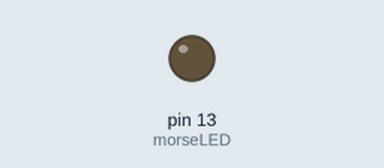
This sketch was run on a simulated Arduino Uno, built with avr-gcc and run on an emulated ATmega328P. Parts: output pins drawn as LEDs (lit = HIGH).

Above: at 0.5 s.
At 13.1 s:
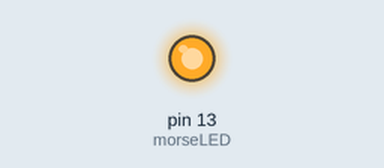
Timing chart, 0 to 13.5 s (numbered marks = the images above):
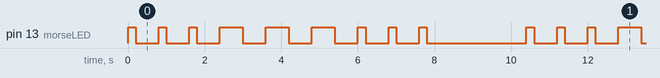

Measured:
- by itself, pin 13 (morseLED): repeats every 10.4 s: 2 × (LOW 0.60 s, HIGH 0.20 s), 3 × (LOW 0.60 s, HIGH 0.60 s), 3 × (LOW 0.60 s, HIGH 0.20 s), LOW 2.6 s, HIGH 0.20 s
- by itself, everything shown: repeats every 10.4 s, in 18 steps

The sketch:

Morse_Code_XV_Arduino.ino
```cpp
int morseLED;

void setup() {
  // put your setup code here, to run once:
  morseLED = 13;
  pinMode(morseLED, OUTPUT);
}

void loop() {
  digitalWrite(morseLED, HIGH);
  delay(200);
  digitalWrite(morseLED, LOW);
  delay (600);
  digitalWrite(morseLED, HIGH);
  delay(200);
  digitalWrite(morseLED, LOW);
  delay (600);
  digitalWrite(morseLED, HIGH);
  delay(200);
  digitalWrite(morseLED, LOW);
  delay (600);
  //s

  digitalWrite(morseLED, HIGH);
  delay(600);
  digitalWrite(morseLED, LOW);
  delay (600);
  digitalWrite(morseLED, HIGH);
  delay(600);
  digitalWrite(morseLED, LOW);
  delay (600);
  digitalWrite(morseLED, HIGH);
  delay(600);
  digitalWrite(morseLED, LOW);
  delay (600);
  //o

  digitalWrite(morseLED, HIGH);
  delay(200);
  digitalWrite(morseLED, LOW);
  delay (600);
  digitalWrite(morseLED, HIGH);
  delay(200);
  digitalWrite(morseLED, LOW);
  delay (600);
  digitalWrite(morseLED, HIGH);
  delay(200);
  digitalWrite(morseLED, LOW);
  delay (600);
  //s

  delay (2000);

  // put your main code here, to run repeatedly:

}
```
